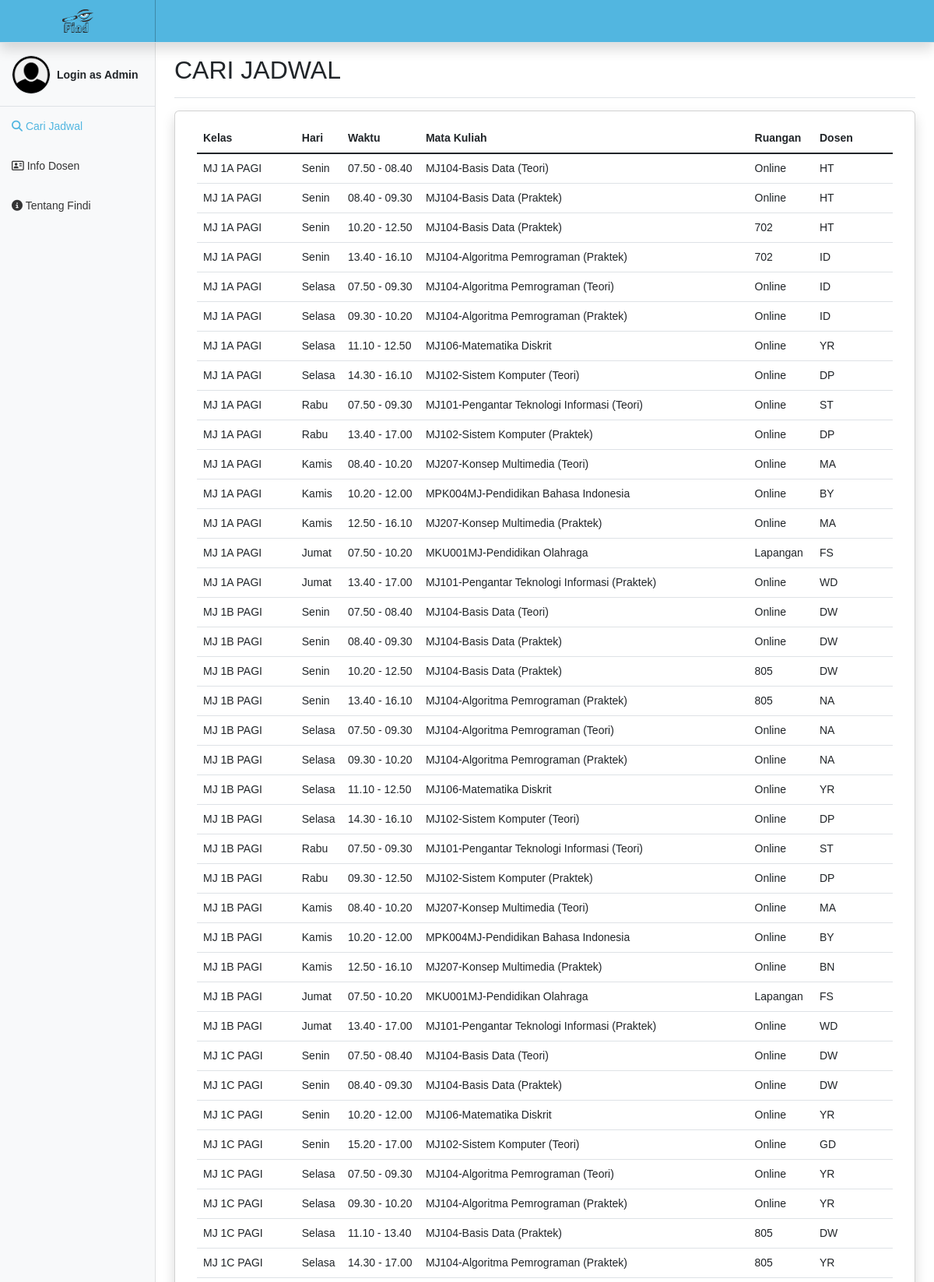
The page / (upper part) on the database its author committed.
### tables this page shows
CREATE TABLE `jadwalkuliah` (
  `id_jadwal` int(11) NOT NULL,
  `jam` varchar(20) NOT NULL,
  `mata_kuliah` varchar(100) NOT NULL,
  `hari` varchar(10) NOT NULL,
  `ruangan` varchar(10) NOT NULL,
  `dosen` varchar(255) NOT NULL,
  `kelas` varchar(255) NOT NULL
);

### index.php (the view, shortened to what this page needs)
<?php
$page = 'carijadwal';
require_once 'koneksi.php';
$result = mysqli_query($conn, "SELECT * FROM jadwalkuliah");
include_once 'template/header.php';
include_once 'template/navbar.php';
?>
<div class="row">
    <main class="col-md-9 ms-sm-auto col-lg-10 px-md-4">
        <div class="d-flex flex-wrap flex-md-nowrap align-items-center pt-3 pb-2 mb-3 border-bottom">
            <h1 class="h2" id="headercarijadwal">CARI JADWAL</h1>
        </div>
        <div class="card shadow">
            <div class="card-body">
                <div class="container-fluid table-responsive">
                    <table id="mengelolajadwal" class="table tables-sm align-middle table-hover">
                        <thead>
                            <tr>
                                <th scope="col">Kelas</th>
                                <th scope="col">Hari</th>
                                <th scope="col">Waktu</th>
                                <th scope="col">Mata Kuliah</th>
                                <th scope="col">Ruangan</th>
                                <th scope="col">Dosen</th>
                            </tr>
                        </thead>
                        <tbody class="table table-group-divider">
                            <?php while ($row = mysqli_fetch_assoc($result)) : ?>
                                <tr>
                                    <td><?php echo $row['kelas']; ?></td>
                                    <td><?php echo $row['hari']; ?></td>
                                    <td><?php echo $row['jam']; ?></td>
                                    <td><?php echo $row['mata_kuliah']; ?></td>
                                    <td><?php echo $row['ruangan']; ?></td>
                                    <td><?php echo $row['dosen']; ?></td>
                                </tr>
                            <?php endwhile; ?>
                        </tbody>
                    </table>
                </div>
            </div>
        </div>
    </main>
</div>
</div>
<?php include_once 'template/footer.php'; ?>

### template/header.php (shortened to what this page needs)
<!DOCTYPE html>
<html>
<head>
    <link rel="stylesheet" href="css/bootstrap.min.css" />
    <link rel="stylesheet" href="https://cdnjs.cloudflare.com/ajax/libs/font-awesome/6.2.1/css/all.min.css" />
    <link rel="stylesheet" type="text/css" href="https://cdn.datatables.net/v/dt/dt-1.13.1/datatables.min.css" />
    <link href="css/dashboard.css" rel="stylesheet" />
</head>
<body>
    <header class="navbar navbar-light sticky-top flex-md-nowrap p-0 border-bottom shadow">
        <a class="navbar-brand col-md-3 col-lg-2 me-0 px-3 fs-6" href="index.php">
            <center>
                <img src="img/logo_findi.png" alt="" width="40px" />
            </center>
        </a>
    </header>
    <div class="container-fluid">

### template/navbar.php (shortened to what this page needs)
<nav id="sidebarMenu" class="col-md-3 col-lg-2 d-md-block bg-light sidebar collapse">
    <div class="position-sticky pt-3 sidebar-sticky">
        <ul class="nav flex-column">
            <li class="nav-item border-bottom" id="tombolprofil">
                <div class="dropdown nav-link">
                    <?php if ($_SESSION['login'] == true) : ?>
                        <a href="#" class="d-flex align-items-center link-dark text-decoration-none" data-bs-toggle="collapse" data-bs-target="#btnlogout" aria-expanded="false">
                            <img src="img/admin3.png" alt="" width="50" height="50" class="rounded-circle me-2 border" />
                            <strong><?php echo $_SESSION['username']; ?></strong>
                        </a>
                        <div class="collapse" id="btnlogout">
                            <br>
                            <a type="button" class="btn btn-outline-danger d-grid" href="logout.php" data-bs-target="#modallogoutbtn" data-bs-toggle="modal">Logout</a>
                        </div>
                    <?php else : ?>
                        <a href="#" class="d-flex align-items-center link-dark text-decoration-none" data-bs-toggle="collapse" data-bs-target="#collapseExample" aria-expanded="false">
                            <img src="img/userprofil2.png" alt="" width="50" height="50" class="rounded-circle me-2 border" />
                            <strong>Login as Admin</strong>
                        </a>
                    <?php endif; ?>
                </div>
            </li>
            <li class="nav-item" id="sidebarmenu">
                <a class="nav-link <?php if ($page == 'carijadwal') {
                                        echo 'active';
                                    } ?>" href="index.php">
                    <i class="fa-solid fa-magnifying-glass"></i>
                    Cari Jadwal
                </a>
            </li>
            <li class="nav-item" id="sidebarmenu">
                <a class="nav-link <?php if ($page == 'infodosen') {
                                        echo 'active';
                                    } ?>" href="kontakdosen.php">
                    <i class="fa-regular fa-address-card"></i>
                    Info Dosen
                </a>
            </li>
            <li class="nav-item" id="sidebarmenu" id="tomboltentangfindi">
                <a class="nav-link <?php if ($page == 'tentangfindi') {
                                        echo 'active';
                                    } ?>" href="tentangfindi.php">
                    <i class="fa-solid fa-circle-info"></i>
                    Tentang Findi
                </a>
            </li>
        </ul>
    </div>
</nav>

### template/footer.php (shortened to what this page needs)
<br>
</body>
</html>

### css/dashboard.css (style rules this page uses)
body { font-size: 0.875rem; padding: 0; margin: 0; }
.sidebar { position: fixed; top: 0; bottom: 0; left: 0; z-index: 100; padding: 40px 0 0; box-shadow: inset -1px 0 0 rgba(0, 0, 0, 0.1); }
.sidebar-sticky { height: calc(100vh - 48px); overflow-x: hidden; overflow-y: auto; }
.sidebar .nav-link { font-weight: 500; color: #333; padding: 15px; }
.sidebar .nav-link.active { color: #52b6e0; }
.navbar-brand { padding-top: 0.75rem; padding-bottom: 0.75rem; background-color: #52b6e0; box-shadow: inset -1px 0 0 rgba(0, 0, 0, 0.25); }
header { background-color: #52b6e0; }
* { margin: 0; padding: 0; box-sizing: border-box; font-family: "Poppins", sans-serif; }
.select-btn, li { display: flex; align-items: center; cursor: pointer; }

### rows shown on the page
jadwalkuliah: kelas "MJ 1A PAGI", hari "Senin", jam "07.50 - 08.40", mata_kuliah "MJ104-Basis Data (Teori)", ruangan "Online", dosen "HT"
jadwalkuliah: kelas "MJ 1A PAGI", hari "Senin", jam "08.40 - 09.30", mata_kuliah "MJ104-Basis Data (Praktek)", ruangan "Online", dosen "HT"
jadwalkuliah: kelas "MJ 1A PAGI", hari "Senin", jam "10.20 - 12.50", mata_kuliah "MJ104-Basis Data (Praktek)", ruangan "702", dosen "HT"
jadwalkuliah: kelas "MJ 1A PAGI", hari "Senin", jam "13.40 - 16.10", mata_kuliah "MJ104-Algoritma Pemrograman (Praktek)", ruangan "702", dosen "ID"
jadwalkuliah: kelas "MJ 1A PAGI", hari "Selasa", jam "07.50 - 09.30", mata_kuliah "MJ104-Algoritma Pemrograman (Teori)", ruangan "Online", dosen "ID"
jadwalkuliah: kelas "MJ 1A PAGI", hari "Selasa", jam "09.30 - 10.20", mata_kuliah "MJ104-Algoritma Pemrograman (Praktek)", ruangan "Online", dosen "ID"
jadwalkuliah: kelas "MJ 1A PAGI", hari "Selasa", jam "11.10 - 12.50", mata_kuliah "MJ106-Matematika Diskrit", ruangan "Online", dosen "YR"
jadwalkuliah: kelas "MJ 1A PAGI", hari "Selasa", jam "14.30 - 16.10", mata_kuliah "MJ102-Sistem Komputer (Teori)", ruangan "Online", dosen "DP"
jadwalkuliah: kelas "MJ 1A PAGI", hari "Rabu", jam "07.50 - 09.30", mata_kuliah "MJ101-Pengantar Teknologi Informasi (Teori)", ruangan "Online", dosen "ST"
jadwalkuliah: kelas "MJ 1A PAGI", hari "Rabu", jam "13.40 - 17.00", mata_kuliah "MJ102-Sistem Komputer (Praktek)", ruangan "Online", dosen "DP"
jadwalkuliah: kelas "MJ 1A PAGI", hari "Kamis", jam "08.40 - 10.20", mata_kuliah "MJ207-Konsep Multimedia (Teori)", ruangan "Online", dosen "MA"
jadwalkuliah: kelas "MJ 1A PAGI", hari "Kamis", jam "10.20 - 12.00", mata_kuliah "MPK004MJ-Pendidikan Bahasa Indonesia", ruangan "Online", dosen "BY"
jadwalkuliah: kelas "MJ 1A PAGI", hari "Kamis", jam "12.50 - 16.10", mata_kuliah "MJ207-Konsep Multimedia (Praktek)", ruangan "Online", dosen "MA"
jadwalkuliah: kelas "MJ 1A PAGI", hari "Jumat", jam "07.50 - 10.20", mata_kuliah "MKU001MJ-Pendidikan Olahraga", ruangan "Lapangan", dosen "FS"
jadwalkuliah: kelas "MJ 1A PAGI", hari "Jumat", jam "13.40 - 17.00", mata_kuliah "MJ101-Pengantar Teknologi Informasi (Praktek)", ruangan "Online", dosen "WD"
jadwalkuliah: kelas "MJ 1B PAGI", hari "Senin", jam "07.50 - 08.40", mata_kuliah "MJ104-Basis Data (Teori)", ruangan "Online", dosen "DW"
jadwalkuliah: kelas "MJ 1B PAGI", hari "Senin", jam "08.40 - 09.30", mata_kuliah "MJ104-Basis Data (Praktek)", ruangan "Online", dosen "DW"
jadwalkuliah: kelas "MJ 1B PAGI", hari "Senin", jam "10.20 - 12.50", mata_kuliah "MJ104-Basis Data (Praktek)", ruangan "805", dosen "DW"
jadwalkuliah: kelas "MJ 1B PAGI", hari "Senin", jam "13.40 - 16.10", mata_kuliah "MJ104-Algoritma Pemrograman (Praktek)", ruangan "805", dosen "NA"
jadwalkuliah: kelas "MJ 1B PAGI", hari "Selasa", jam "07.50 - 09.30", mata_kuliah "MJ104-Algoritma Pemrograman (Teori)", ruangan "Online", dosen "NA"
jadwalkuliah: kelas "MJ 1B PAGI", hari "Selasa", jam "09.30 - 10.20", mata_kuliah "MJ104-Algoritma Pemrograman (Praktek)", ruangan "Online", dosen "NA"
jadwalkuliah: kelas "MJ 1B PAGI", hari "Selasa", jam "11.10 - 12.50", mata_kuliah "MJ106-Matematika Diskrit", ruangan "Online", dosen "YR"
jadwalkuliah: kelas "MJ 1B PAGI", hari "Selasa", jam "14.30 - 16.10", mata_kuliah "MJ102-Sistem Komputer (Teori)", ruangan "Online", dosen "DP"
jadwalkuliah: kelas "MJ 1B PAGI", hari "Rabu", jam "07.50 - 09.30", mata_kuliah "MJ101-Pengantar Teknologi Informasi (Teori)", ruangan "Online", dosen "ST"
jadwalkuliah: kelas "MJ 1B PAGI", hari "Rabu", jam "09.30 - 12.50", mata_kuliah "MJ102-Sistem Komputer (Praktek)", ruangan "Online", dosen "DP"
jadwalkuliah: kelas "MJ 1B PAGI", hari "Kamis", jam "08.40 - 10.20", mata_kuliah "MJ207-Konsep Multimedia (Teori)", ruangan "Online", dosen "MA"
jadwalkuliah: kelas "MJ 1B PAGI", hari "Kamis", jam "10.20 - 12.00", mata_kuliah "MPK004MJ-Pendidikan Bahasa Indonesia", ruangan "Online", dosen "BY"
jadwalkuliah: kelas "MJ 1B PAGI", hari "Kamis", jam "12.50 - 16.10", mata_kuliah "MJ207-Konsep Multimedia (Praktek)", ruangan "Online", dosen "BN"
jadwalkuliah: kelas "MJ 1B PAGI", hari "Jumat", jam "07.50 - 10.20", mata_kuliah "MKU001MJ-Pendidikan Olahraga", ruangan "Lapangan", dosen "FS"
jadwalkuliah: kelas "MJ 1B PAGI", hari "Jumat", jam "13.40 - 17.00", mata_kuliah "MJ101-Pengantar Teknologi Informasi (Praktek)", ruangan "Online", dosen "WD"
jadwalkuliah: kelas "MJ 1C PAGI", hari "Senin", jam "07.50 - 08.40", mata_kuliah "MJ104-Basis Data (Teori)", ruangan "Online", dosen "DW"
jadwalkuliah: kelas "MJ 1C PAGI", hari "Senin", jam "08.40 - 09.30", mata_kuliah "MJ104-Basis Data (Praktek)", ruangan "Online", dosen "DW"
jadwalkuliah: kelas "MJ 1C PAGI", hari "Senin", jam "10.20 - 12.00", mata_kuliah "MJ106-Matematika Diskrit", ruangan "Online", dosen "YR"
jadwalkuliah: kelas "MJ 1C PAGI", hari "Senin", jam "15.20 - 17.00", mata_kuliah "MJ102-Sistem Komputer (Teori)", ruangan "Online", dosen "GD"
jadwalkuliah: kelas "MJ 1C PAGI", hari "Selasa", jam "07.50 - 09.30", mata_kuliah "MJ104-Algoritma Pemrograman (Teori)", ruangan "Online", dosen "YR"
jadwalkuliah: kelas "MJ 1C PAGI", hari "Selasa", jam "09.30 - 10.20", mata_kuliah "MJ104-Algoritma Pemrograman (Praktek)", ruangan "Online", dosen "YR"
jadwalkuliah: kelas "MJ 1C PAGI", hari "Selasa", jam "11.10 - 13.40", mata_kuliah "MJ104-Basis Data (Praktek)", ruangan "805", dosen "DW"
jadwalkuliah: kelas "MJ 1C PAGI", hari "Selasa", jam "14.30 - 17.00", mata_kuliah "MJ104-Algoritma Pemrograman (Praktek)", ruangan "805", dosen "YR"
